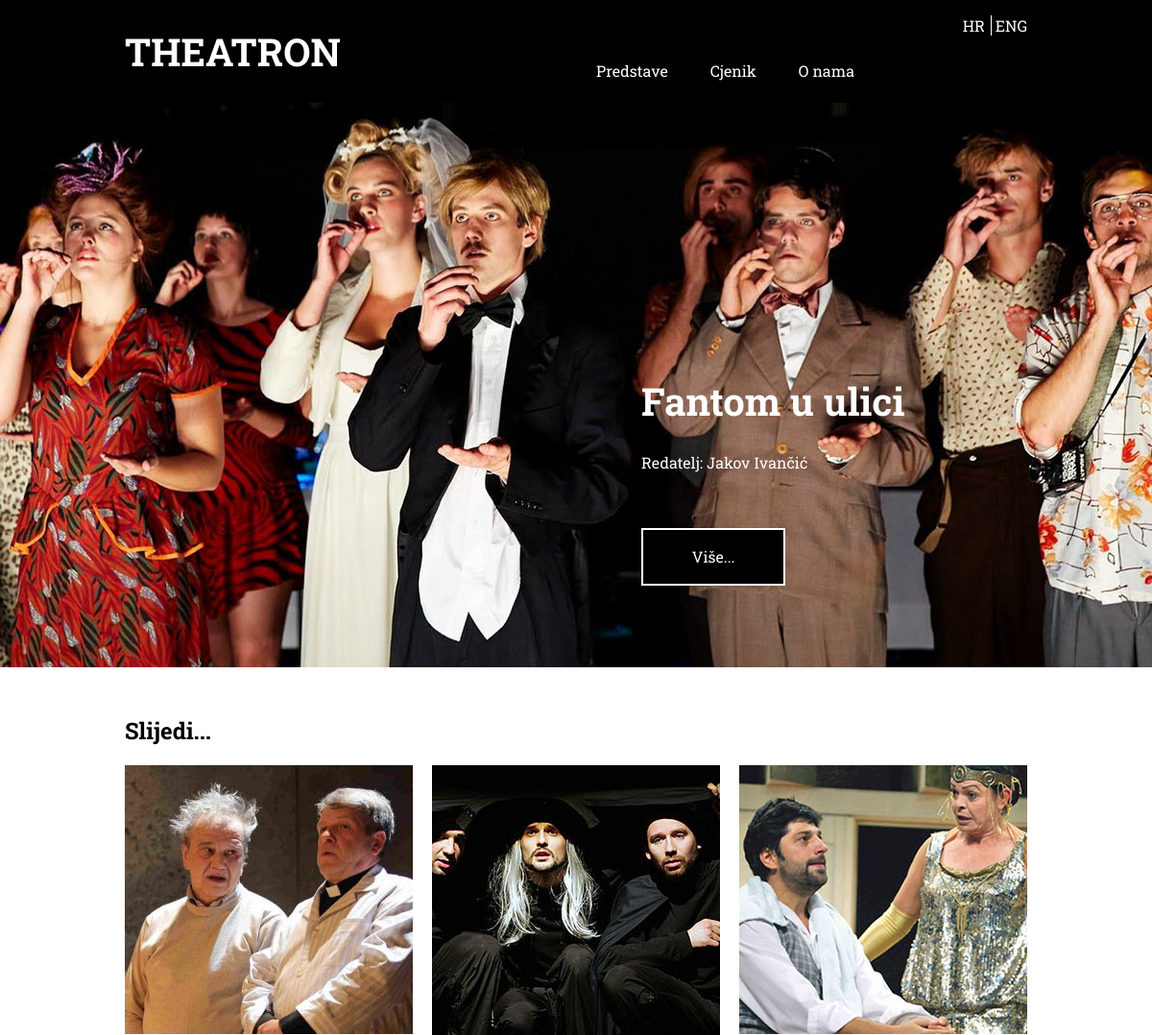
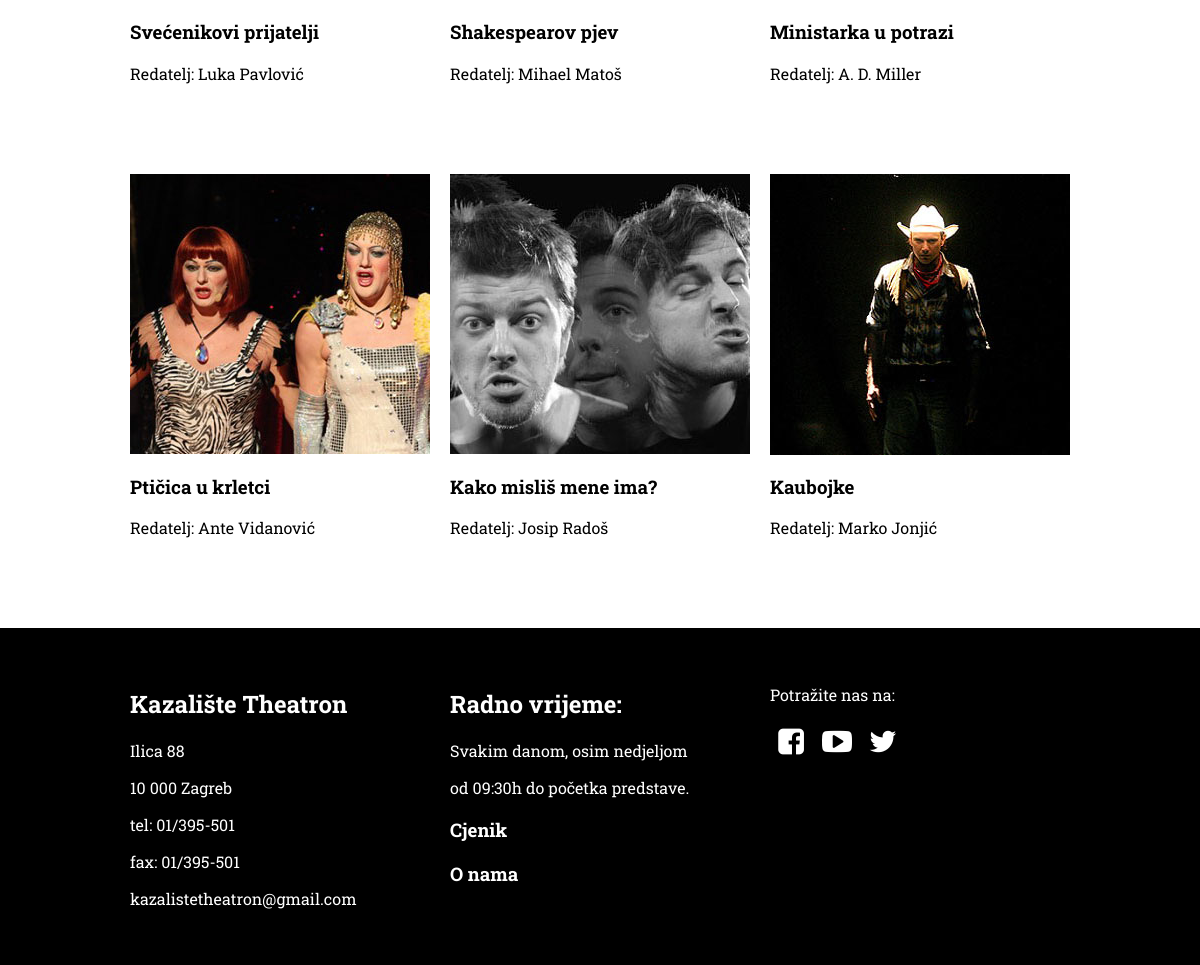
Screenshot of /kazaliste/index.php with the database file from the repository (2 pictures, top to bottom).
### tables this page shows
CREATE TABLE `predstave` (
  `id` int(11) NOT NULL,
  `naslov` varchar(255) NOT NULL,
  `oPredstavi` text NOT NULL,
  `datum` varchar(255) NOT NULL,
  `sati` varchar(255) NOT NULL,
  `cijena` float NOT NULL,
  `idRedatelja` int(11) NOT NULL
);

CREATE TABLE `redatelj` (
  `id` int(11) NOT NULL,
  `ime` varchar(255) NOT NULL,
  `prezime` varchar(255) NOT NULL
);

CREATE TABLE `slike` (
  `id` int(11) NOT NULL,
  `idPredstave` int(11) NOT NULL,
  `slika140` varchar(255) NOT NULL,
  `slika300` varchar(255) NOT NULL,
  `slika400` varchar(255) NOT NULL,
  `slika460` varchar(255) NOT NULL,
  `slika460x350` varchar(255) NOT NULL
);

### kazaliste/index.php (the view, shortened to what this page needs)
<!DOCTYPE html>
<html>
   <head>
      <link rel="stylesheet" href="css/normalize.css" />
      <link rel="stylesheet" href="css/grid.css" />
      <link rel="stylesheet" href="css/stil.css" />
      <link rel="stylesheet" href="fonts/css/fontello.css"/>
   </head>
   <body>
      <header class="site-header">
         <div class="row">
            <div class="column column-4">
               <h1 class="logo"><a href="index.php">THEATRON</a></h1>
            </div>
            <div class="column column-6">
               <nav class="main-navigation">
                  <ul>
                     <li><a href="predstave.php">Predstave</a></li>
                     <li><a href="cjenik.php">Cjenik</a></li>
                     <li><a href="onama.html">O nama</a></li>
                  </ul>
               </nav>
            </div>
            <div class="column column-2">
               <div class="lang">
                  <li>
                     <ul>
                  <li><a href="#">HR</a></li>
                  <li><a href="eng/index_eng.php">ENG </a></li>
                  </li>
               </div>
            </div>
         </div>
      </header>
      <section class="intro">
         <div class="row">
         <div class="column column-6">
            <div class="glavniNaslov">
               <?php
                  $dbc= mysqli_connect('localhost', 'root','root', 'theatron') or die('Error connecting to MySQL.');
                  $query= "SELECT predstave.id, predstave.naslov, redatelj.ime, redatelj.prezime from predstave
                           join redatelj on predstave.idRedatelja=redatelj.id where predstave.id=7";
                  $result= mysqli_query($dbc, $query) or die("Error quering database");
                  $row = mysqli_fetch_array($result);
                  echo '<h1>' . $row['naslov'] . '</h1>
                        <p>Redatelj: ' . $row['ime'] . ' ' . $row['prezime'] . '</p></div><br><br>';
                  echo '<a href="opredstavi.php?id=' .$row[0] . '">
                  <form>
                  <button type="submit" name="vise" id="submit">Više...</input>
                  </form></a>'
                   ?>
            </div>
         </div>
      </section>
      <section class="slijedi">
         <div class="row">
            <div class="column column-12">
               <h2>Slijedi...</h2>
            </div>
            <?php
               $query= "SELECT predstave.id, slike.slika300, predstave.naslov, redatelj.ime, redatelj.prezime
                        from predstave
                        join redatelj on redatelj.id=predstave.idRedatelja
                        join slike on predstave.id=slike.idPredstave limit 6";
                $result= mysqli_query($dbc, $query) or die("Error quering database");
                while($row = mysqli_fetch_array($result)){
                echo '<div class="column column-4">
                <div class="imageGrupa"><a href="opredstavi.php?id=' .$row[0] .
                '"><img src="' .$row[1] . '"></a></div>
                <div class="grupaNaslov">
                <a href="opredstavi.html">
                <h3>' . $row['naslov'] . '</h3></a>
                <p> Redatelj: ' . $row['ime'] . ' ' . $row['prezime'] . '</p>
                </div>
                </div>';
               }
               ?>
         </div>
      </section>
      <footer class="site-footer">
         <div class="row">
            <div class="column column-4">
               <h2>Kazalište Theatron</h2>
               <p>Ilica 88</p>
               <p>10 000 Zagreb</p>
               <p>tel: 01/395-501</p>
               <p>fax: 01/395-501</p>
               <p>kazalistetheatron@gmail.com</p>
            </div>
            <div class="column column-4">
               <h2>Radno vrijeme:</h2>
               <p>Svakim danom, osim nedjeljom</p>
               <p>od 09:30h do početka predstave.</p>
               <h3><a href="cjenik.php">Cjenik</a></h3>
               <h3><a href="onama.html">O nama</a></h3>
            </div>
            <div class="ikone column column-4">
               <p>Potražite nas na:</p>
               <p><a href="#"><i class="icon-facebook-squared"></i></a>
                  <a href="#"><i class="icon-youtube-play"></i></a>
                  <a href="#"><i class="icon-twitter"></i></a>
               </p>
            </div>
         </div>
      </footer>
   </body>
</html>

### kazaliste/css/grid.css (style rules this page uses)
.row:before, .row:after, .column:before, .column:after, .cf:before, .cf:after { content: " "; display: table; }
.row:after, .column:after, .cf:after { clear: both; }
.column-2 { width: 140px; }
.column-4 { width: 300px; }
.column-6 { width: 460px; }
.column-12 { width: 940px; }
.column { margin: 0 10px; float: left; }
.row { width: 960px; margin: 0 auto; }

### kazaliste/css/stil.css (style rules this page uses)
.column img { float: left; margin-right: 20px; }
.logo { font-size: 40px; }
.site-header { background-color: black; width:100%; font-family: 'Roboto Slab', serif; }
.site-header a { text-decoration: none; color:white; font-family: 'Roboto Slab', serif; }
.site-header h1 { color:white; }
.main-navigation { margin-top:22px; float:right; margin-left:20px; }
.main-navigation ul { margin: 0 auto; padding:0; margin-top:21px; }
.main-navigation li { display:inline-block; font-size: 16px; color:white; }
.main-navigation a { padding:20px; display: block; text-decoration: none; color:white; }
.intro { padding:85px 0; background-image: url("../img/people-acting-resize.jpg"); background-repeat: no-repeat; background-position: center; background-color:black; font-family: 'Roboto Slab', serif; }
.intro h1 { font-size: 40px; font-family: 'Roboto Slab', serif; }
.intro button[type="submit"] { width: 150px; height: 60px; border:2px solid white; color:white; background-color: black; }
.intro button>a { text-decoration: none; color:white; }
.glavniNaslov, .oPredstavi { color:white; text-decoration: none; }
.intro a { display:block; width:100%; }
.intro .row .column-6 { float:right; margin-right:-5%; margin-top:18%; }
.lang { float:right; }
.lang li { display:inline-block; }
.lang ul li:first-child { padding-right:6px; border-right: 1px solid white; }
.slijedi h2 { margin-top:50px; font-family: 'Roboto Slab', serif; }
.grupaNaslov { margin-top:100%; margin-bottom:30%; font-family: 'Roboto Slab', serif; }
.grupaNaslov a { text-decoration: none; color:black; }
.site-footer { padding:40px 0; background-color: black; color:white; font-family: 'Roboto Slab', serif; }
.site-footer a { text-decoration: none; color:white; }
.ikone i { font-size: 30px; }
.ikone a { color:white; }

### rows the page displays
predstave: naslov "Fantom u ulici", redatelj.ime "Jakov", redatelj.prezime "Ivančić"
predstave: slike.slika300 (picture), naslov "Svećenikovi prijatelji", redatelj.ime "Luka", redatelj.prezime "Pavlović"
predstave: slike.slika300 (picture), naslov "Shakespearov pjev", redatelj.ime "Mihael", redatelj.prezime "Matoš"
predstave: slike.slika300 (picture), naslov "Ministarka u potrazi", redatelj.ime "A. D.", redatelj.prezime "Miller"
predstave: slike.slika300 (picture), naslov "Ptičica u krletci", redatelj.ime "Ante", redatelj.prezime "Vidanović"
predstave: slike.slika300 (picture), naslov "Kako misliš mene ima?", redatelj.ime "Josip", redatelj.prezime "Radoš"
predstave: slike.slika300 (picture), naslov "Kaubojke", redatelj.ime "Marko", redatelj.prezime "Jonjić"
